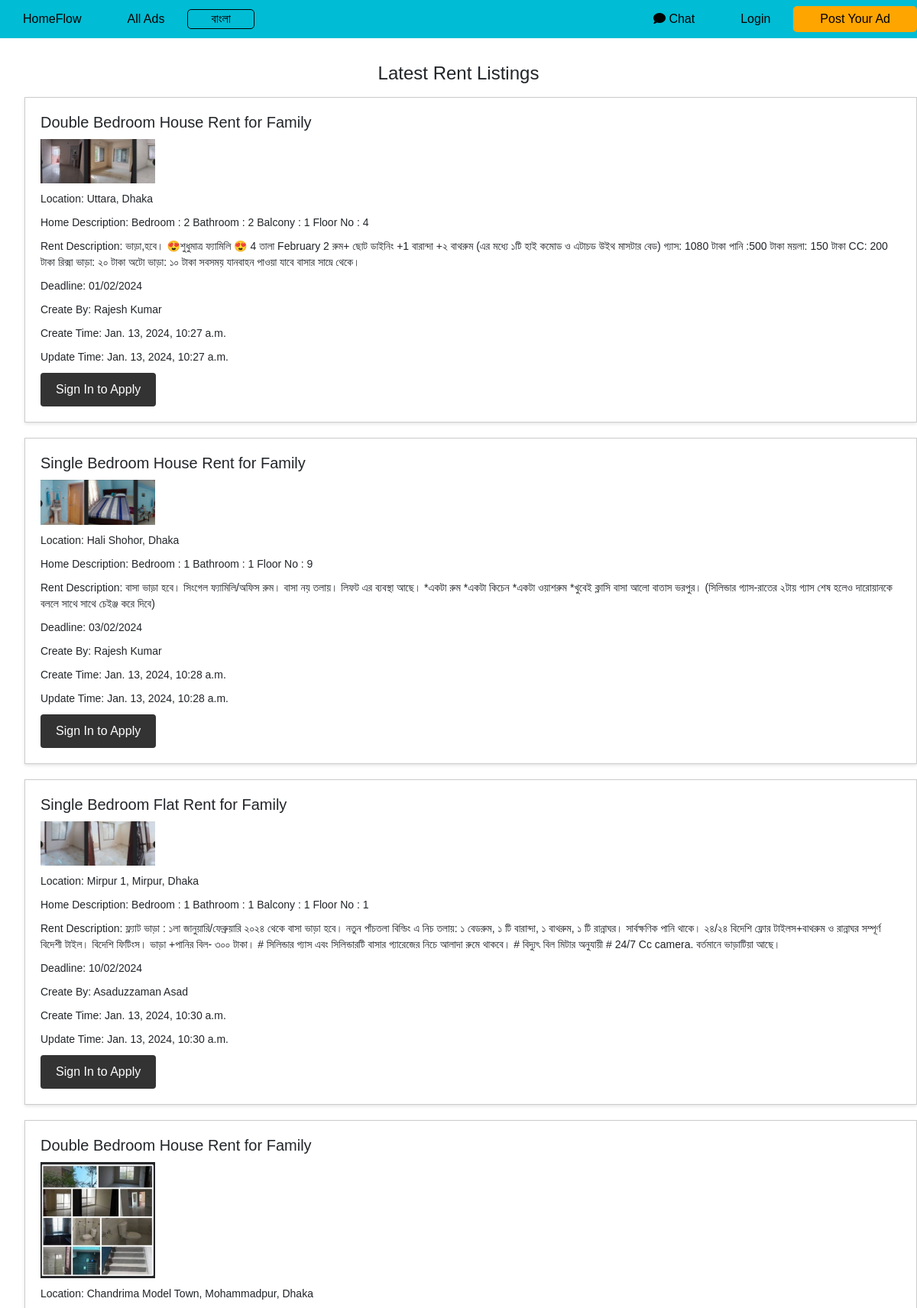
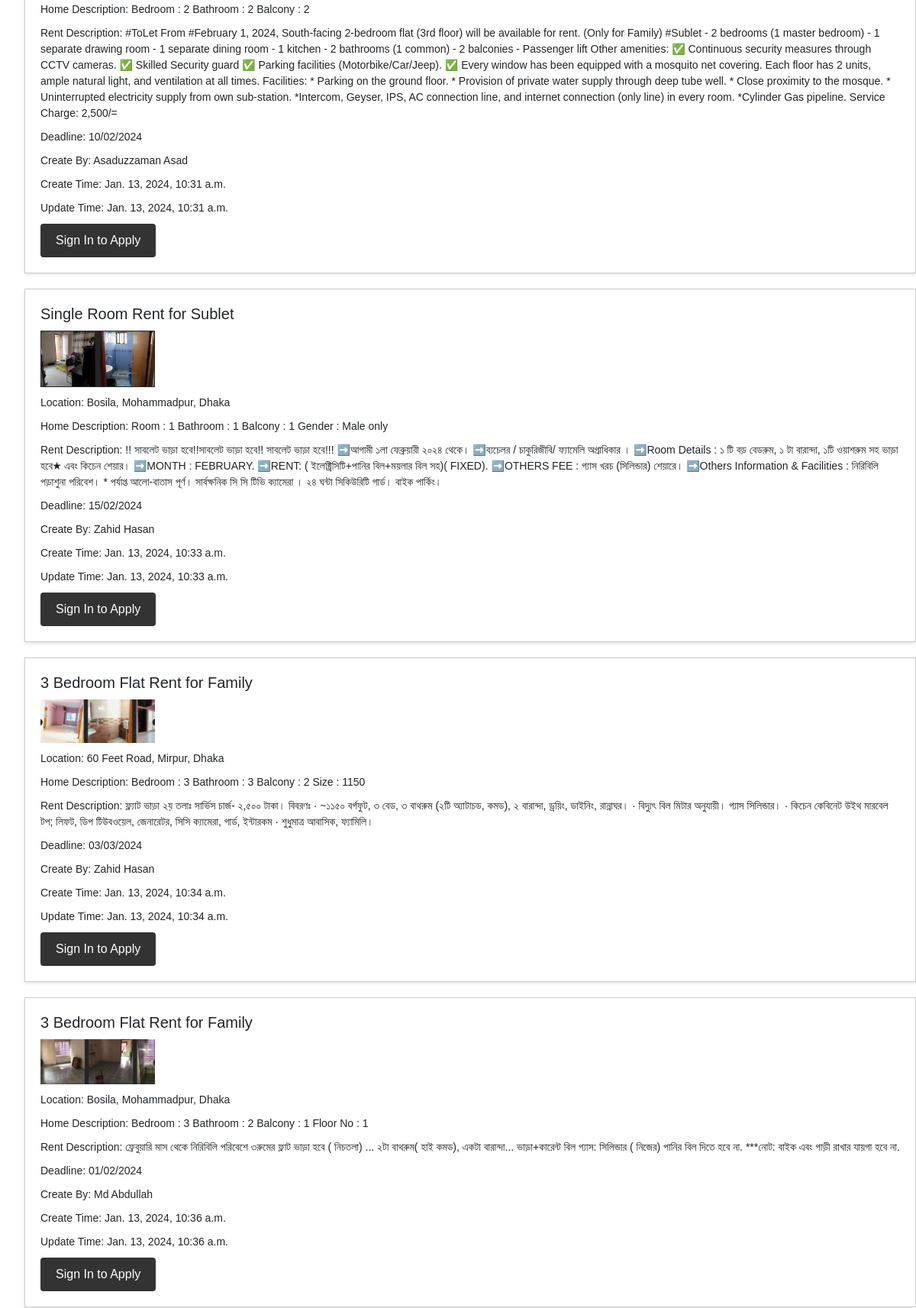
Page /viewrentPage/ (upper part) on the committed database (2 pictures, top to bottom).
### myApp/models.py (models this page shows, shortened)
class toLet_model(models.Model):
    rent_title=models.CharField(max_length=100,null=True)
    location=models.CharField(max_length=100,null=True)
    homeDescription=models.TextField(null=True)
    rentDescription=models.TextField(null=True)
    deadline=models.TextField(null=True)
    nid=models.TextField(null=True)
    create_at = models.DateTimeField(auto_now_add=True,null=True)
    update_at = models.DateTimeField(auto_now=True,null=True)
    rent_creator = models.ForeignKey(Custom_User,on_delete=models.CASCADE)
    homePicture=models.ImageField(upload_to='media/homePicture',null=True)
    class Meta:
        permissions = [
            ('can_edit_own_post', 'Can edit own post'),
        ]
    is_applied = models.BooleanField(default=False)

class Custom_User(AbstractUser):
    USER=[
        ('profile','Profile')
    ]
    display_name=models.CharField(max_length=100)
    email=models.EmailField()
    password=models.CharField(max_length=100)
    confirm_password=models.CharField(max_length=100)
    about=models.TextField(null=True)
    user_type=models.CharField(choices=USER,max_length=120, null=True)
    profile_picture=models.ImageField(upload_to='media/profile_pic',null=True)
    def __str__(self):
        return self.display_name

### myProject/views.py (the view)
# urls.py: path('viewrentPage/',viewrentPage,name='viewrentPage'),
def viewrentPage(request):
    rent=toLet_model.objects.all()
    context={
        'rent':rent
    }
    return render(request,"viewrent.html",context)

### Template/viewrent.html (shortened to what this page needs)
{% extends "dashboard.html" %}
{% block content %}
<section class="rent-listings">
    <h2>Latest Rent Listings</h2>
    <ul>
        {% for i in rent %}
        <li>
            <h3>{{i.rent_title}}</h3>
            <p><img class="homePicture" src="/{{i.homePicture}}" alt="Home Picture" onmouseover="zoomIn(this)" onmouseout="zoomOut(this)"></p>
            <p>Location: {{i.location}}</p>
            <div class="description-container">
                <p class="short-description">Home Description:
                    {% if i.homeDescription|length > 60 %}
                        {{ i.homeDescription|slice:":60" }}...
                        <a href="#" onclick="toggleDescription('{{ i.homeDescription|escapejs }}')">Read More</a>
                    {% else %}
                        {{ i.homeDescription }}
                    {% endif %}
                </p>
            </div>
            <p>Rent Description: {{i.rentDescription}}</p>
            <p>Deadline: {{i.deadline}}</p>
            <p>Create By: {{i.rent_creator}}</p>
            <p>Create Time: {{i.create_at}}</p>
            <p>Update Time: {{i.update_at}}</p>
            {% if user.id != i.rent_creator.id %}
            {% if user.is_authenticated %}
                {% if i.is_applied %}
                    <button class="not-working-button bg-secondary" disabled>Applied</button>
                {% else %}
                    <a href="{% url 'applyPage' i.id %}">Apply Now</a>
                {% endif %}
            {% else %}
                <a href="{% url 'signinPage' %}">Sign In to Apply</a>
            {% endif %}
            {% endif %}
        </li>
        {% endfor %}
    </ul>
</section>
{% endblock content %}

### Template/navbar.html (style rules this page uses)
body { font-family: 'Arial', sans-serif; margin: 0; padding: 0; }

### Template/viewrent.html (style rules this page uses)
.homePicture { max-width: 150px; transition: max-width 0.3s; }

### Template/footer.html (style rules this page uses)
body { font-family: 'Arial', sans-serif; margin: 0; padding: 0; }

### rows in the picture
toLet_model: rent_title "Double Bedroom House Rent for Family", homePicture (picture), location "Uttara, Dhaka", homeDescription "Bedroom : 2 Bathroom : 2 Balcony : 1 Floor No : 4", rentDescription "ভাড়া,হবে। 😍শুধুমাত্র ফ্যামিলি 😍 4 তালা February 2 রুম+ ছোট ডাইনিং +1 বারান্দা +২ বাথরুম (এর মধ্যে ১টি হাই কমোড ও এটাচড উইথ মাসটার বেড) গ্যাস: 1080 টাকা পানি :500 টাকা ময়লা: 150 টাকা CC: 200 টাকা রিক্সা ভাড়া: ২০ টাকা অটো ভাড়া: ১০ টাকা সবসময় যানবাহন পাওয়া যাবে বাসার সাম্নে থেকে।", deadline "01/02/2024", rent_creator "Rajesh Kumar", create_at "Jan. 13, 2024, 10:27 a.m.", update_at "Jan. 13, 2024, 10:27 a.m.", shows "Sign In to Apply"
toLet_model: rent_title "Single Bedroom House Rent for Family", homePicture (picture), location "Hali Shohor, Dhaka", homeDescription "Bedroom : 1 Bathroom : 1 Floor No : 9", rentDescription "বাসা ভাড়া হবে। সিংগেল ফ্যামিলি/অফিস রুম। বাসা নয় তলায়। লিফট এর ব্যবস্থা আছে। *একটা রুম *একটা কিচেন *একটা ওয়াশরুম *খুবেই ক্লাসি বাসা আলো বাতাস ভরপুর। (সিলিন্ডার গ্যাস-রাতের ২টায় গ্যাস শেষ হলেও দারোয়ানকে বললে সাথে সাথে চেইঞ্জ করে দিবে)", deadline "03/02/2024", rent_creator "Rajesh Kumar", create_at "Jan. 13, 2024, 10:28 a.m.", update_at "Jan. 13, 2024, 10:28 a.m.", shows "Sign In to Apply"
toLet_model: rent_title "Single Bedroom Flat Rent for Family", homePicture (picture), location "Mirpur 1, Mirpur, Dhaka", homeDescription "Bedroom : 1 Bathroom : 1 Balcony : 1 Floor No : 1", rentDescription "ফ্ল্যাট ভাড়া : ১লা জানুয়ারি/ফেব্রুয়ারি ২০২৪ থেকে বাসা ভাড়া হবে। নতুন পাঁচতলা বিল্ডিং এ নিচ তলায়: ১ বেডরুম, ১ টি বারান্দা, ১ বাথরুম, ১ টি রান্নাঘর। সার্বক্ষণিক পানি থাকে। ২৪/২৪ বিদেশি ফ্লোর টাইলস+বাথরুম ও রান্নাঘর সম্পূর্ণ বিদেশী টাইল। বিদেশি ফিটিংস। ভাড়া +পানির বিল- ৩০০ টাকা। # সিলিন্ডার গ্যাস এবং সিলিন্ডারটি বাসার গ্যারেজের নিচে আলাদা রুমে থাকবে। # বিদ্যুৎ বিল মিটার অনুযায়ী # 24/7 Cc camera. বর্তমানে ভাড়াটিয়া আছে।", deadline "10/02/2024", rent_creator "Asaduzzaman Asad", create_at "Jan. 13, 2024, 10:30 a.m.", update_at "Jan. 13, 2024, 10:30 a.m.", shows "Sign In to Apply"
toLet_model: rent_title "Double Bedroom House Rent for Family", homePicture (picture), location "Chandrima Model Town, Mohammadpur, Dhaka", homeDescription "Bedroom : 2 Bathroom : 2 Balcony : 2", rentDescription "#ToLet From #February 1, 2024, South-facing 2-bedroom flat (3rd floor) will be available for rent. (Only for Family) #Sublet - 2 bedrooms (1 master bedroom) - 1 separate drawing room - 1 separate dining room - 1 kitchen - 2 bathrooms (1 common) - 2 balconies - Passenger lift Other amenities: ✅ Continuous security measures through CCTV cameras. ✅ Skilled Security guard ✅ Parking facilities (Motorbike/Car/Jeep). ✅ Every window has been equipped with a mosquito net covering. Each floor has 2 units, ample natural light, and ventilation at all times. Facilities: * Parking on the ground floor. * Provision of private water supply through deep tube well. * Close proximity to the mosque. *…", deadline "10/02/2024", rent_creator "Asaduzzaman Asad", create_at "Jan. 13, 2024, 10:31 a.m.", update_at "Jan. 13, 2024, 10:31 a.m.", shows "Sign In to Apply"
toLet_model: rent_title "Single Room Rent for Sublet", homePicture (picture), location "Bosila, Mohammadpur, Dhaka", homeDescription "Room : 1 Bathroom : 1 Balcony : 1 Gender : Male only", rentDescription "!! সাবলেট ভাড়া হবে!!সাবলেট ভাড়া হবে!! সাবলেট ভাড়া হবে!!! ➡️আগামী ১লা ফেব্রুয়ারী ২০২৪ থেকে। ➡️ব্যচেলর / চাকুরিজীবি/ ফ্যামেলি অগ্রাধিকার । ➡️Room Details : ১ টি বড় বেডরুম, ১ টা বারান্দা, ১টি ওয়াশরুম সহ ভাড়া হবে★ এবং কিচেন শেয়ার। ➡️MONTH : FEBRUARY. ➡️RENT: ( ইলেক্ট্রিসিটি+পানির বিল+ময়লার বিল সহ)( FIXED). ➡️OTHERS FEE : গ্যাস খরচ (সিলিন্ডার) শেয়ারে। ➡️Others Information & Facilities : নিরিবিলি পড়াশুনা পরিবেশ। * পর্যাপ্ত আলো-বাতাস পূর্ণ। সার্বক্ষনিক সি সি টিভি ক্যামেরা । ২৪ ঘন্টা সিকিউরিটি গার্ড। বাইক পার্কিং।", deadline "15/02/2024", rent_creator "Zahid Hasan", create_at "Jan. 13, 2024, 10:33 a.m.", update_at "Jan. 13, 2024, 10:33 a.m.", shows "Sign In to Apply"
toLet_model: rent_title "3 Bedroom Flat Rent for Family", homePicture (picture), location "60 Feet Road, Mirpur, Dhaka", homeDescription "Bedroom : 3 Bathroom : 3 Balcony : 2 Size : 1150", rentDescription "ফ্ল্যাট ভাড়া ২য় তলাঃ সার্ভিস চার্জ- ২,৫০০ টাকা। বিবরণঃ · ~১১৫০ বর্গফুট, ৩ বেড, ৩ বাথরুম (২টি অ্যাটাচড, কমড), ২ বারান্দা, ড্রয়িং, ডাইনিং, রান্নাঘর। · বিদ্যুৎ বিল মিটার অনুযায়ী। গ্যাস সিলিন্ডার। · কিচেন কেবিনেট উইথ মারবেল টপ; লিফট, ডিপ টিউবওয়েল, জেনারেটর, সিসি ক্যামেরা, গার্ড, ইন্টারকম · শুধুমাত্র আবাসিক, ফ্যামিলি।", deadline "03/03/2024", rent_creator "Zahid Hasan", create_at "Jan. 13, 2024, 10:34 a.m.", update_at "Jan. 13, 2024, 10:34 a.m.", shows "Sign In to Apply"
toLet_model: rent_title "3 Bedroom Flat Rent for Family", homePicture (picture), location "Bosila, Mohammadpur, Dhaka", homeDescription "Bedroom : 3 Bathroom : 2 Balcony : 1 Floor No : 1", rentDescription "ফ্রেবুয়ারি মাস থেকে নিরিবিলি পরিবেশে ৩রুমের ফ্লাট ভাড়া হবে ( নিচতলা) ... ২টা বাথরুম( হাই কমড), একটা বারান্দা... ভাড়া+কারেন্ট বিল গ্যাস: সিলিন্ডার ( নিজের) পানির বিল দিতে হবে না. ***নোট: বাইক এবং গাড়ী রাখার যায়গা হবে না.", deadline "01/02/2024", rent_creator "Md Abdullah", create_at "Jan. 13, 2024, 10:36 a.m.", update_at "Jan. 13, 2024, 10:36 a.m.", shows "Sign In to Apply"
